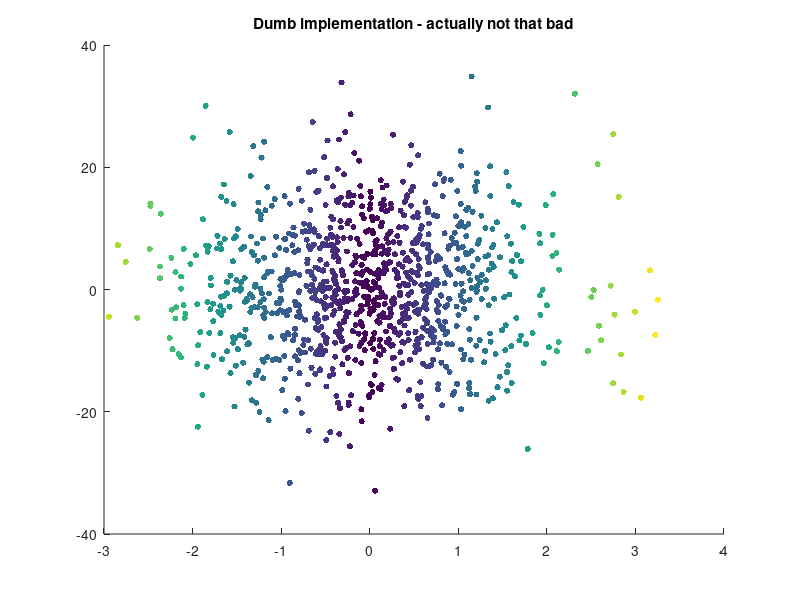

Write MATLAB code to recreate this figure.
%% pancake-cigar, Hamish Dickson 24/01/2015

%
% Dumb implementation - what happens if you have a (large) pancake shaped collection of identical 
% particles with a gaussian distribution of velocities and limit the speed in one plane
%
% if you think about it, this isn't THAT dumb (it's just simple) as a first guess - stuff is in the way in the x-axis
% (other explosive material, going at a similar momentum)
%
% start out with a 2d "pancake" - ie a line on the x axis
% 

%% Initialization
clear ; close all; clc

% give each a random position on the line
p_x = randn(1000, 1);
p_y = zeros(1000, 1);

% plot em in a scatter graph
%scatter(p_x, p_y, [], sqrt(p_x.^2 + p_x.^2))

% get 100 random x's
u_x = randn(1000,1);

% get 100 random y's
u_y = randn(1000,1);

% I don't care about acceleration
t = 10;
slow_down_factor = 0.0001;

p_x = slow_down_factor * u_x * t + p_x;
p_y = u_y * t + p_y;
scatter(p_x, p_y, 20, sqrt(p_x.^2 + p_x.^2), 'filled')
title ('Dumb implementation - actually not that bad');
